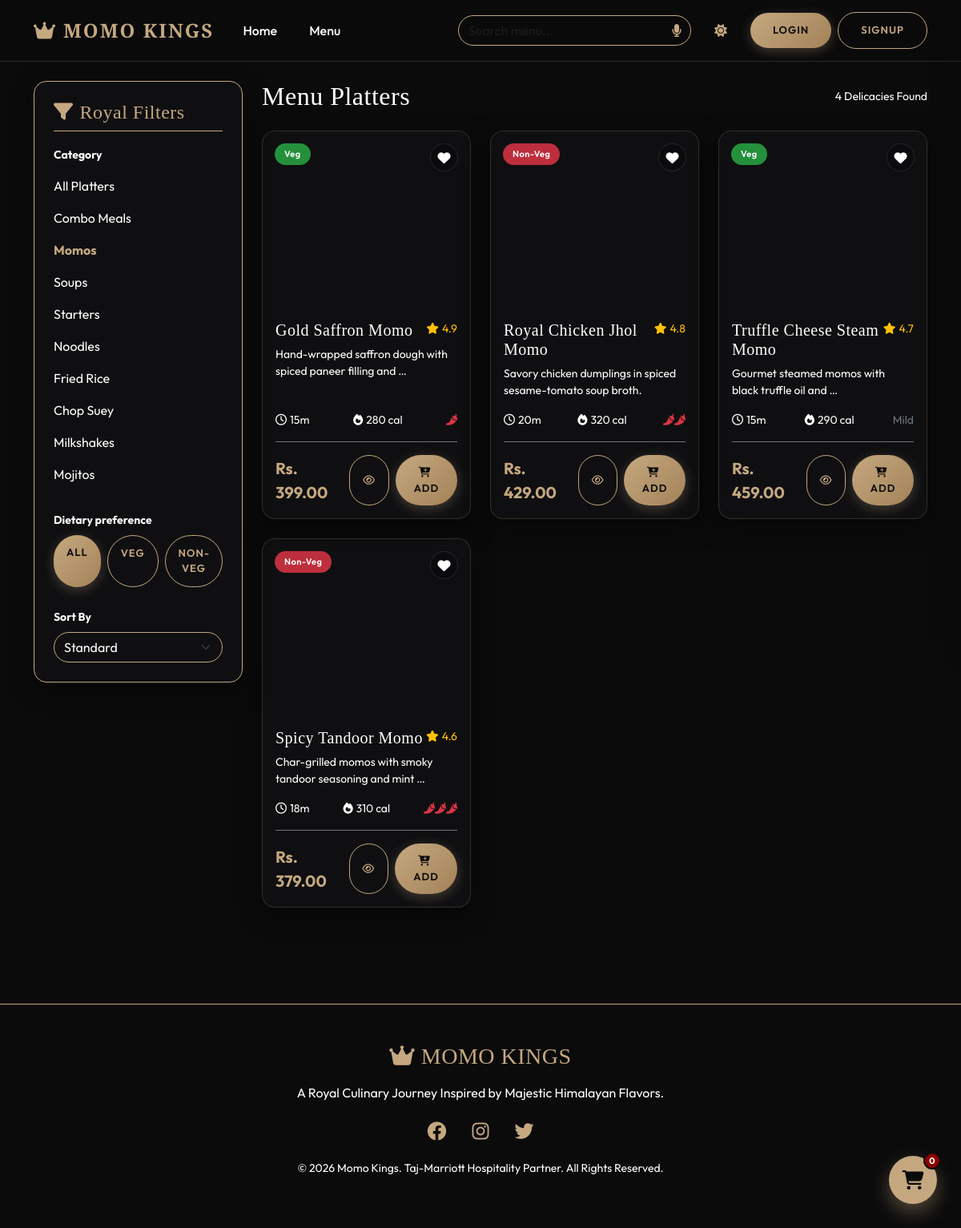
/menu/?category=momos&q=&veg=&sort=, run on the app's committed database.
### menu/models.py (models this page shows, shortened)
class Category(models.Model):
    name = models.CharField(max_length=100)
    slug = models.SlugField(max_length=120, unique=True, blank=True)
    description = models.TextField(blank=True, null=True)
    image_url = models.URLField(max_length=500, blank=True, null=True)
    is_active = models.BooleanField(default=True)
    class Meta:
        verbose_name_plural = "Categories"

class FoodItem(models.Model):
    VEG_CHOICES = [
        ('Veg', 'Veg'),
        ('Non-Veg', 'Non-Veg'),
    ]
    name = models.CharField(max_length=100)
    slug = models.SlugField(max_length=120, unique=True, blank=True)
    description = models.TextField()
    price = models.DecimalField(max_digits=8, decimal_places=2)
    image = models.ImageField(upload_to='menu_items/', blank=True, null=True)
    image_url = models.URLField(max_length=500, blank=True, null=True)
    category = models.ForeignKey(Category, on_delete=models.CASCADE, related_name='food_items')
    spice_level = models.IntegerField(default=0) # 0 to 3
    prep_time = models.IntegerField(default=15) # minutes
    calories = models.IntegerField(default=300)
    rating = models.DecimalField(max_digits=3, decimal_places=1, default=4.5)
    veg_non_veg = models.CharField(max_length=10, choices=VEG_CHOICES, default='Veg')
    is_popular = models.BooleanField(default=False)
    is_chef_special = models.BooleanField(default=False)
    is_recommended = models.BooleanField(default=False)
    is_active = models.BooleanField(default=True)

### menu/views.py (the view)
# urls.py: path('', MenuListView.as_view(), name='menu_list'),
class MenuListView(View):
    def get(self, request):
        query = request.GET.get('q', '')
        category_slug = request.GET.get('category', '')
        sort_by = request.GET.get('sort', '')
        veg_filter = request.GET.get('veg', '')
        items = FoodItem.objects.filter(is_active=True)
        if query:
            items = items.filter(
                Q(name__icontains=query) | Q(description__icontains=query)
            )
        if category_slug:
            items = items.filter(category__slug=category_slug)
        if veg_filter:
            items = items.filter(veg_non_veg=veg_filter)
        if sort_by == 'price_asc':
            items = items.order_by('price')
        elif sort_by == 'price_desc':
            items = items.order_by('-price')
        elif sort_by == 'rating':
            items = items.order_by('-rating')
        elif sort_by == 'calories':
            items = items.order_by('calories')
        wishlist_item_ids = []
        if request.user.is_authenticated:
            try:
                wishlist = Wishlist.objects.get(user=request.user)
                wishlist_item_ids = list(wishlist.items.values_list('id', flat=True))
            except Wishlist.DoesNotExist:
                pass
        categories = Category.objects.filter(is_active=True)
        context = {
            'items': items,
            'categories': categories,
            'selected_category': category_slug,
            'query': query,
            'sort_by': sort_by,
            'veg_filter': veg_filter,
            'wishlist_item_ids': wishlist_item_ids,
        }
        return render(request, 'menu.html', context)

### templates/menu.html (shortened to what this page needs)
{% extends 'base.html' %}
{% load static %}
{% block content %}
<div class="row mb-5">
    <div class="col-lg-3">
        <div class="glass-card p-4 border-gold sticky-top mb-4" style="top: 100px; z-index: 10;">
            <h4 class="text-gold mb-3 border-bottom border-gold pb-2"><i class="fa-solid fa-filter me-2"></i>Royal Filters</h4>
            <div class="mb-4">
                <label class="text-white small fw-bold mb-2">Category</label>
                <div class="list-group">
                    <a href="?q={{ query }}&veg={{ veg_filter }}&sort={{ sort_by }}" class="list-group-item list-group-item-action bg-transparent text-white border-0 py-2 ps-0 {% if not selected_category %}text-gold fw-bold{% endif %}">
                        All Platters
                    </a>
                    {% for cat in categories %}
                    <a href="?category={{ cat.slug }}&q={{ query }}&veg={{ veg_filter }}&sort={{ sort_by }}" class="list-group-item list-group-item-action bg-transparent text-white border-0 py-2 ps-0 {% if selected_category == cat.slug %}text-gold fw-bold{% endif %}">
                        {{ cat.name }}
                    </a>
                    {% endfor %}
                </div>
            </div>
            <div class="mb-4">
                <label class="text-white small fw-bold mb-2">Dietary preference</label>
                <div class="d-flex">
                    <a href="?category={{ selected_category }}&q={{ query }}&sort={{ sort_by }}" class="btn btn-sm {% if not veg_filter %}btn-gold{% else %}btn-outline-gold{% endif %} rounded-pill me-2 px-3">All</a>
                    <a href="?category={{ selected_category }}&q={{ query }}&veg=Veg&sort={{ sort_by }}" class="btn btn-sm {% if veg_filter == 'Veg' %}btn-gold{% else %}btn-outline-gold{% endif %} rounded-pill me-2 px-3">Veg</a>
                    <a href="?category={{ selected_category }}&q={{ query }}&veg=Non-Veg&sort={{ sort_by }}" class="btn btn-sm {% if veg_filter == 'Non-Veg' %}btn-gold{% else %}btn-outline-gold{% endif %} rounded-pill px-3">Non-Veg</a>
                </div>
            </div>
            <div>
                <label class="text-white small fw-bold mb-2">Sort By</label>
                <select onchange="location.href=this.value" class="form-select bg-transparent text-white border-gold rounded-pill">
                    <option value="?category={{ selected_category }}&q={{ query }}&veg={{ veg_filter }}&sort=" class="text-dark" {% if not sort_by %}selected{% endif %}>Standard</option>
                </select>
            </div>
        </div>
    </div>
    <div class="col-lg-9">
        <div class="d-flex justify-content-between align-items-center mb-4">
            <h2 class="text-white mb-0">Menu Platters</h2>
            <span class="text-gray small">{{ items|length }} Delicacies Found</span>
        </div>
        <div class="row g-4">
            {% if items %}
                {% for item in items %}
                <div class="col-md-6 col-lg-4">
                    <div class="glass-card food-card">
                        <div class="food-card-img-container">
                            <span class="badge-veg-nonveg {% if item.veg_non_veg == 'Veg' %}badge-veg{% else %}badge-nonveg{% endif %}">
                                {{ item.veg_non_veg }}
                            </span>
                            <div class="favorite-heart {% if request.user.is_authenticated and item in request.user.wishlist.items.all %}active{% endif %}" onclick="toggleWishlist(this, {{ item.id }})">
                                <i class="fa-solid fa-heart"></i>
                            </div>
                        </div>
                        <div class="p-3 d-flex flex-column flex-grow-1">
                            <div class="d-flex justify-content-between align-items-start mb-2">
                                <h5 class="text-white mb-0">{{ item.name }}</h5>
                                <span class="text-warning small text-nowrap"><i class="fa-solid fa-star me-1"></i>{{ item.rating }}</span>
                            </div>
                            <p class="text-gray small mb-3 flex-grow-1">{{ item.description|truncatewords:8 }}</p>
                            <div class="d-flex justify-content-between align-items-center small text-gray mb-3">
                                <span><i class="fa-regular fa-clock me-1"></i>{{ item.prep_time }}m</span>
                                <span><i class="fa-solid fa-fire me-1"></i>{{ item.calories }} cal</span>
                                <span class="text-danger">
                                    {% if item.spice_level == 1 %}<i class="fa-solid fa-pepper-hot"></i>
                                    {% elif item.spice_level == 2 %}<i class="fa-solid fa-pepper-hot"></i><i class="fa-solid fa-pepper-hot"></i>
                                    {% elif item.spice_level >= 3 %}<i class="fa-solid fa-pepper-hot"></i><i class="fa-solid fa-pepper-hot"></i><i class="fa-solid fa-pepper-hot"></i>
                                    {% else %}<span class="text-secondary">Mild</span>{% endif %}
                                </span>
                            </div>
                            <div class="d-flex justify-content-between align-items-center border-top border-secondary pt-3 mt-auto">
                                <span class="text-gold fw-bold fs-5">Rs. {{ item.price }}</span>
                                <div class="d-flex">
                                    <button class="btn btn-sm btn-outline-gold me-2 rounded-pill px-3" onclick="triggerQuickView({{ item.id }})"><i class="fa-regular fa-eye"></i></button>
                                    <button class="btn btn-sm btn-gold rounded-pill px-3" onclick="addToCart({{ item.id }})"><i class="fa-solid fa-cart-plus me-1"></i>Add</button>
                                </div>
                            </div>
                        </div>
                    </div>
                </div>
                {% endfor %}
            {% else %}
                <div class="col-12 text-center py-5">
                    <i class="fa-solid fa-circle-question fa-3x text-gold mb-3"></i>
                    <h4 class="text-white">No items found matching your filters.</h4>
                    <p class="text-gray">Please try adjusting your filters or search query.</p>
                </div>
            {% endif %}
        </div>
    </div>
</div>
{% endblock %}

### static/css/styles.css (style rules this page uses)
:root { --primary-color: #0b0b0c; --secondary-color: #c5a880; --gold-bright: #e5c392; --accent-red: #8b0000; --accent-red-hover: #b30000; --dark-card: rgba(18, 18, 20, 0.7); --light-card: rgba(255, 255, 255, 0.05); --text-white: #ffffff; --text-gray: #a0a0a5; --glass-border: rgba(197, 168, 128, 0.2); --gold-glow: 0 0 15px rgba(197, 168, 128, 0.3); --font-heading: 'Playfair Display', serif; --font-body: 'Outfit', sans-serif; --transition-smooth: all 0.4s cubic-bezier(0.165, 0.84, 0.44, 1); }
body { background-color: var(--primary-color); color: var(--text-white); font-family: var(--font-body); overflow-x: hidden; transition: var(--transition-smooth); }
h1, h2, h3, h4, h5, h6, .luxury-heading { font-family: var(--font-heading); letter-spacing: 0.5px; }
.glass-card { background: var(--dark-card); backdrop-filter: blur(12px); -webkit-backdrop-filter: blur(12px); border: 1px solid var(--glass-border); border-radius: 16px; box-shadow: 0 10px 30px rgba(0, 0, 0, 0.5); transition: var(--transition-smooth); }
.btn-gold { background: linear-gradient(135deg, var(--secondary-color), #a38258); color: #0b0b0c !important; font-weight: 600; border: none; border-radius: 30px; padding: 12px 28px; letter-spacing: 1px; text-transform: uppercase; font-size: 13px; box-shadow: 0 4px 15px rgba(197, 168, 128, 0.3); transition: var(--transition-smooth); }
.btn-outline-gold { border: 1px solid var(--secondary-color); color: var(--secondary-color) !important; background: transparent; border-radius: 30px; padding: 12px 28px; font-weight: 600; letter-spacing: 1px; text-transform: uppercase; font-size: 13px; transition: var(--transition-smooth); }
.text-gold { color: var(--secondary-color) !important; }
.border-gold { border-color: var(--secondary-color) !important; }
.food-card { height: 100%; display: flex; flex-direction: column; }
.food-card-img-container { position: relative; height: 220px; overflow: hidden; border-radius: 15px 15px 0 0; }
.badge-veg-nonveg { position: absolute; top: 15px; left: 15px; padding: 5px 12px; border-radius: 20px; font-size: 11px; font-weight: 600; letter-spacing: 0.5px; }
.badge-veg { background-color: rgba(40, 167, 69, 0.85); color: white; }
.badge-nonveg { background-color: rgba(220, 53, 69, 0.85); color: white; }
.favorite-heart { position: absolute; top: 15px; right: 15px; width: 35px; height: 35px; background: rgba(11, 11, 12, 0.6); border-radius: 50%; display: flex; justify-content: center; align-items: center; color: white; cursor: pointer; transition: var(--transition-smooth); border: 1px solid rgba(255,255,255,0.1); }

### data on the page
Category: name "Combo Meals"
Category: name "Momos"
Category: name "Soups"
Category: name "Starters"
Category: name "Noodles"
Category: name "Fried Rice"
Category: name "Chop Suey"
Category: name "Milkshakes"
Category: name "Mojitos"
FoodItem: veg_non_veg "Veg", name "Gold Saffron Momo", rating "4.9", description "Hand-wrapped saffron dough with spiced paneer filling and …", prep_time "15", calories "280", spice_level 1 (drawn), price "399.00"
FoodItem: veg_non_veg "Non-Veg", name "Royal Chicken Jhol Momo", rating "4.8", description "Savory chicken dumplings in spiced sesame-tomato soup broth.", prep_time "20", calories "320", spice_level 2 (drawn), price "429.00"
FoodItem: veg_non_veg "Veg", name "Truffle Cheese Steam Momo", rating "4.7", description "Gourmet steamed momos with black truffle oil and …", prep_time "15", calories "290", spice_level "Mild", price "459.00"
FoodItem: veg_non_veg "Non-Veg", name "Spicy Tandoor Momo", rating "4.6", description "Char-grilled momos with smoky tandoor seasoning and mint …", prep_time "18", calories "310", price "379.00"

### other printed values
{{ items|length }} "4"
{{ global_cart_count }} "0"
